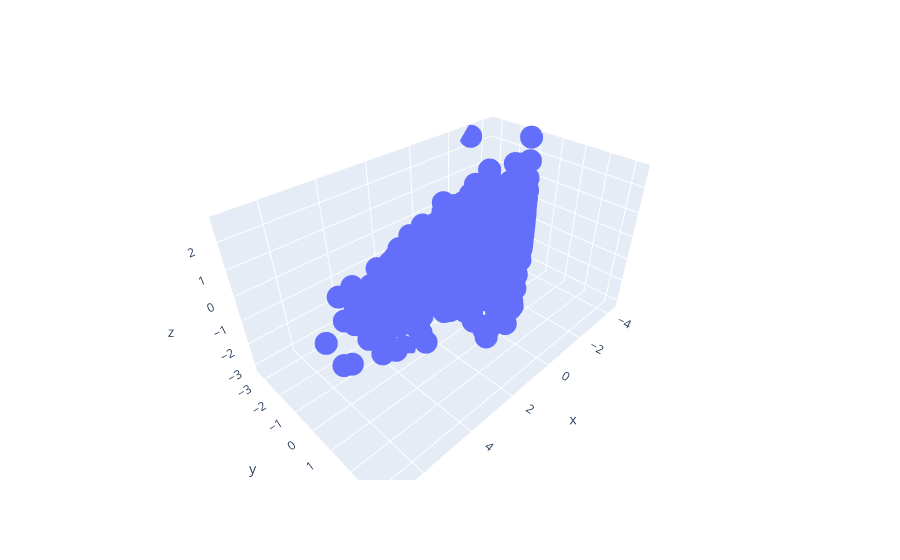

Here is the notebook cell this chart was saved with:
### Code cell
fig = px.scatter_3d(x=rfm_pca_label[:,0], 
                    y=rfm_pca_label[:,1], 
                    z=rfm_pca_label[:,2],)
fig.show()

### Figure 1 — Plotly figure (JSON) as saved in the notebook; plotly's stock layout.template omitted (floating-point values rounded to 4 significant figures; data arrays with more than 128 entries replaced by an {"elided": "..."} marker saying what was removed)
{"data": [{"hovertemplate": "x=%{x}<br>y=%{y}<br>z=%{z}<extra></extra>", "legendgroup": "", "marker": {"color": "#636efa", "symbol": "circle"}, "mode": "markers", "name": "", "scene": "scene", "showlegend": false, "type": "scatter3d", "x": {"elided": "5881 float values"}, "y": {"elided": "5881 float values"}, "z": {"elided": "5881 float values"}}], "layout": {"legend": {"tracegroupgap": 0}, "margin": {"t": 60}, "scene": {"domain": {"x": [0, 1], "y": [0, 1]}, "xaxis": {"title": {"text": "x"}}, "yaxis": {"title": {"text": "y"}}, "zaxis": {"title": {"text": "z"}}}}}
